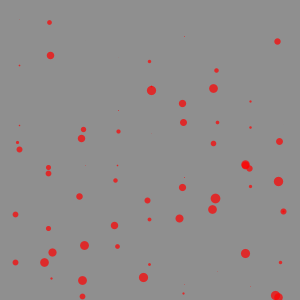
Frame 1 (no input)
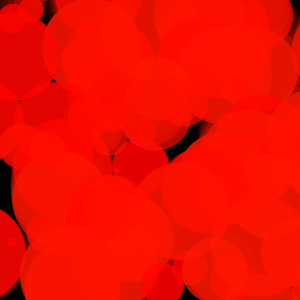
Frame 60 (the mouse pressed at the canvas centre just before this capture)
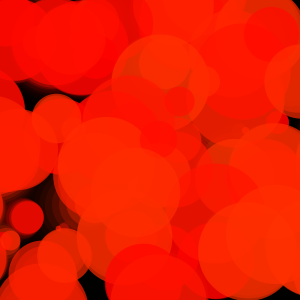
Frame 120 (the mouse held since frame 60 and released just before this capture)

The Processing sketch that drew these frames (run headless with seeded random() and noise(); from frame 60 on, the mouse is pressed at the canvas centre):

// Processing sketch: init_08_plus_loin
// ── init_08_plus_loin.pde
/**
La Voie du Code : rotation
@see https://github.com/StanLepunK/La-Voie-du-Code
2019_2_12
*/
int colonne = 9;
int ligne = 9;
Animator [] ani = new Animator[colonne *ligne];
void setup() {
  size(300,300);
  colorMode(HSB,360,100,100,100);
  for(int i = 0 ; i < ani.length ; i++) {
    ani[i] = new Animator();
    ani[i].set_vitesse(random(1)*.1);
    ani[i].set_radius(random(width/3),random(height/3));
  }
}

void draw() {
  mon_background(0,30); 
  int cell_x = width/colonne;
  int cell_y = height/ligne;
  int offset_x = cell_x/2;
  int offset_y = cell_y/2;
  int count = 0;
  push();
  translate(width,0);
  rotate(PI/2);
  for(int i = 0; i < colonne ; i++) {
    for(int j = 0 ; j < ligne ; j++) {  
      int x = i * cell_x +offset_x;
      int y = j * cell_y +offset_y;
      ani[count].update();
      ani[count].aspect(width/3);
      ani[count].show(x,y);
      count++;
    }
  }
  pop();
}

class Animator {
  float dir;
  float vit;
  float rx;
  float ry;

  Animator() {}

  void set_vitesse(float vit) {
    this.vit = vit;
  }

  void set_radius(float rx, float ry) {
    this.rx = rx;
    this.ry = ry;
  }

  void update() {
    dir += vit;
  }

  void aspect(int max_epaisseur) {
    float hue = (frameCount*vit)%g.colorModeX; // ici c'est égale à 360, définit avec colorMode dans le setup;
    float saturation = 100;
    float brightness = 100;
    int c = color(hue,saturation,brightness);

    float epaisseur = abs(sin(frameCount *vit) *max_epaisseur);
    stroke(c,70);
    strokeWeight(epaisseur);
  }

  void show(int x, int y) {
    float px = cos(dir);
    float py = sin(dir);
    PVector pos  = new PVector(px,py);
    pos.x *= rx;
    pos.y *= ry;
    push();
    translate(x,y);
    point(pos.x,pos.y);
    pop();
  }
}



void mon_background(int c, int alpha) {
  noStroke();
  fill(c,alpha);
  rect(0,0,width,height);
}
